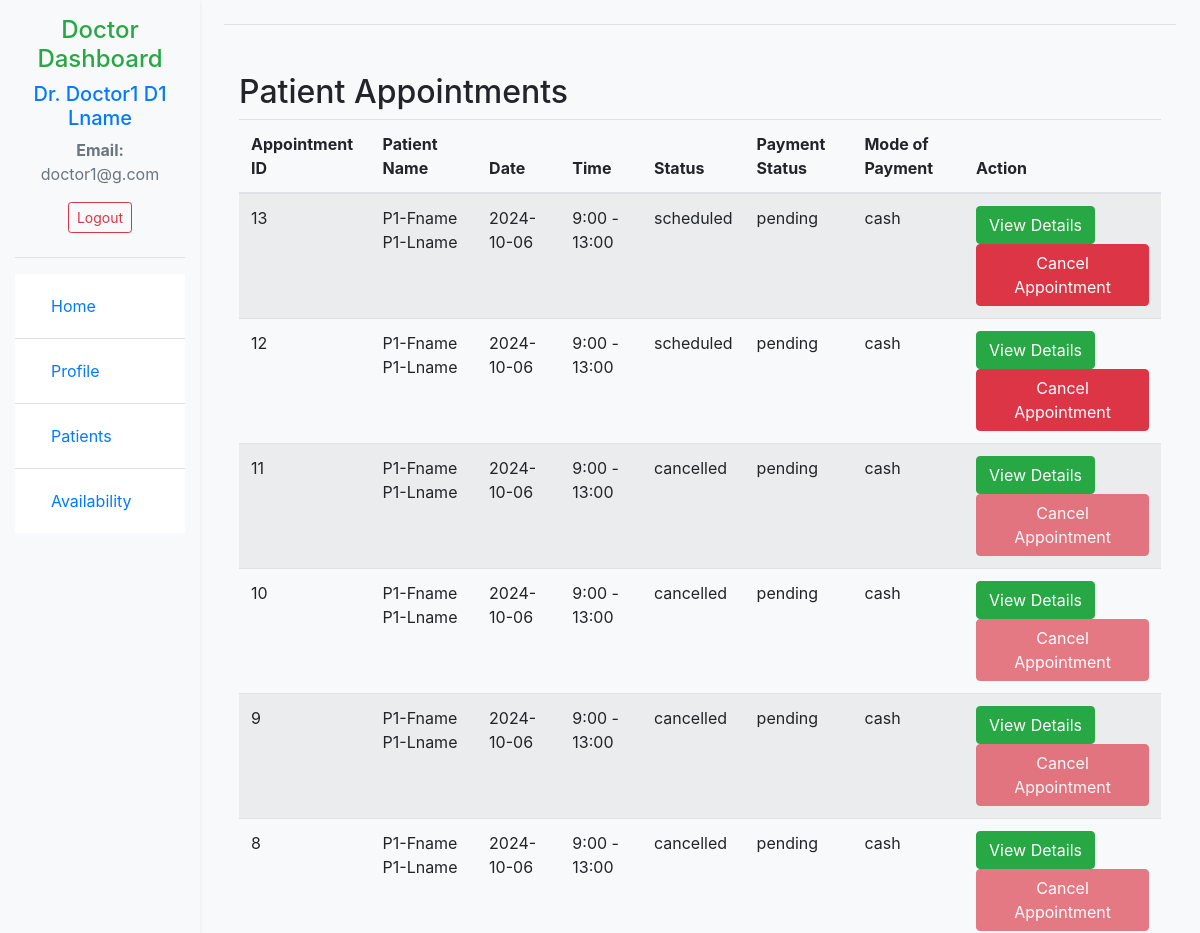
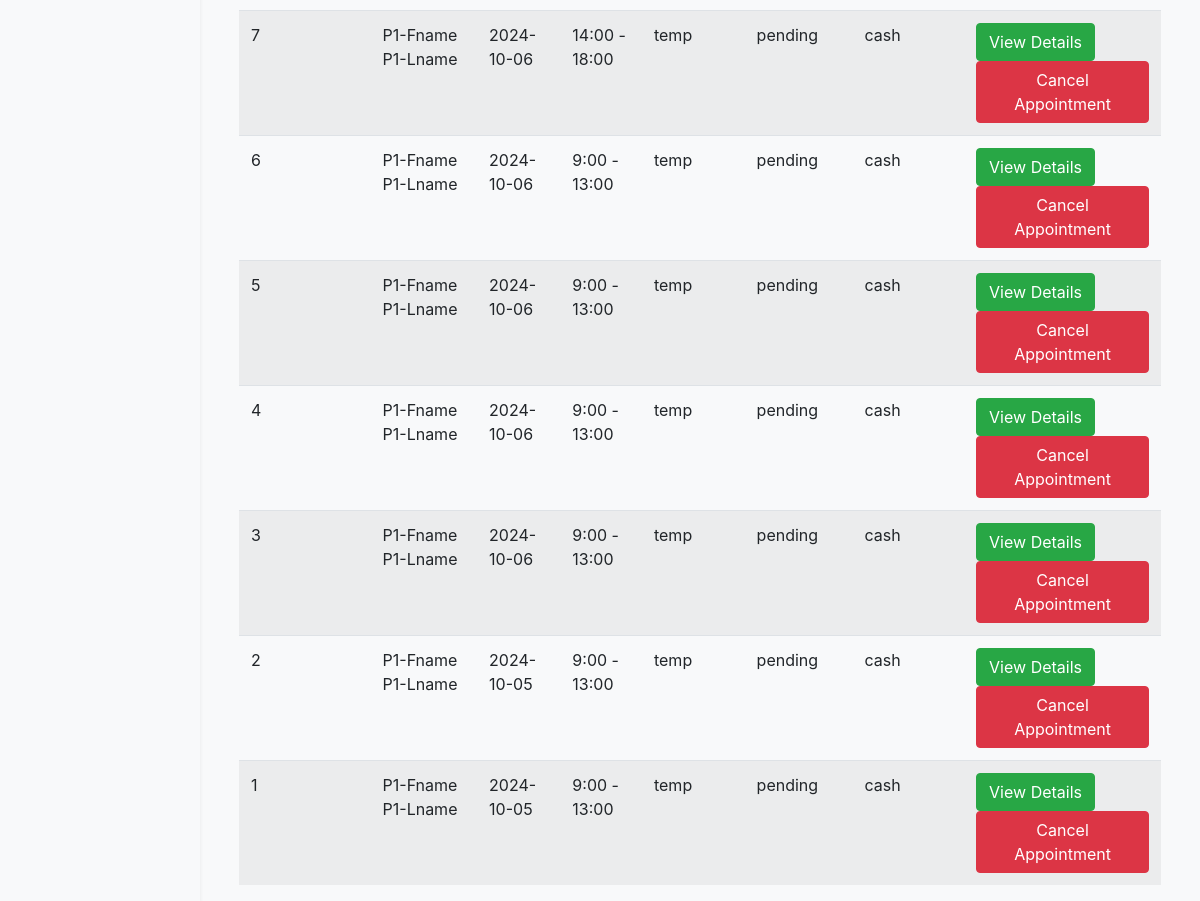
/patient_management/ (signed in), run on an earlier commit of the app's database (2 pictures, top to bottom).
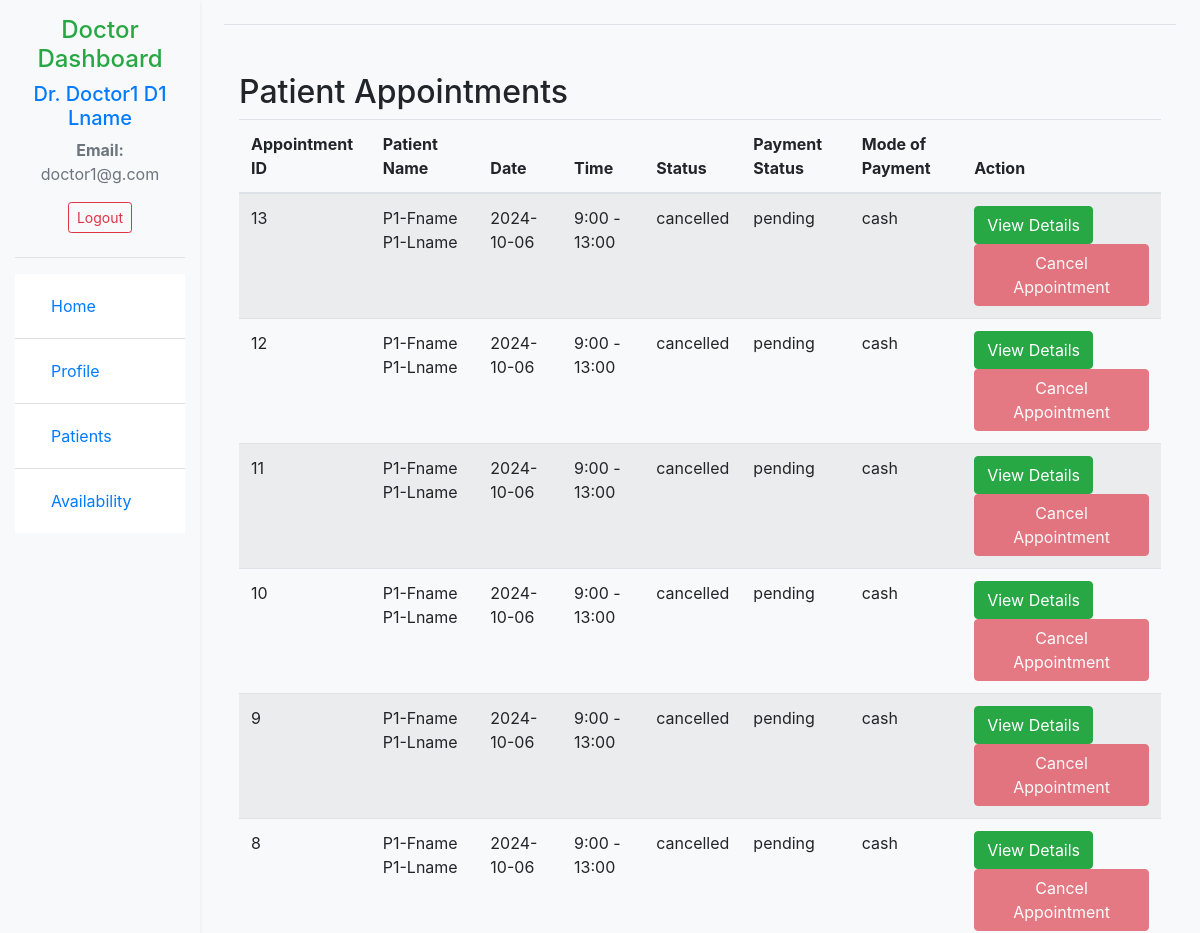
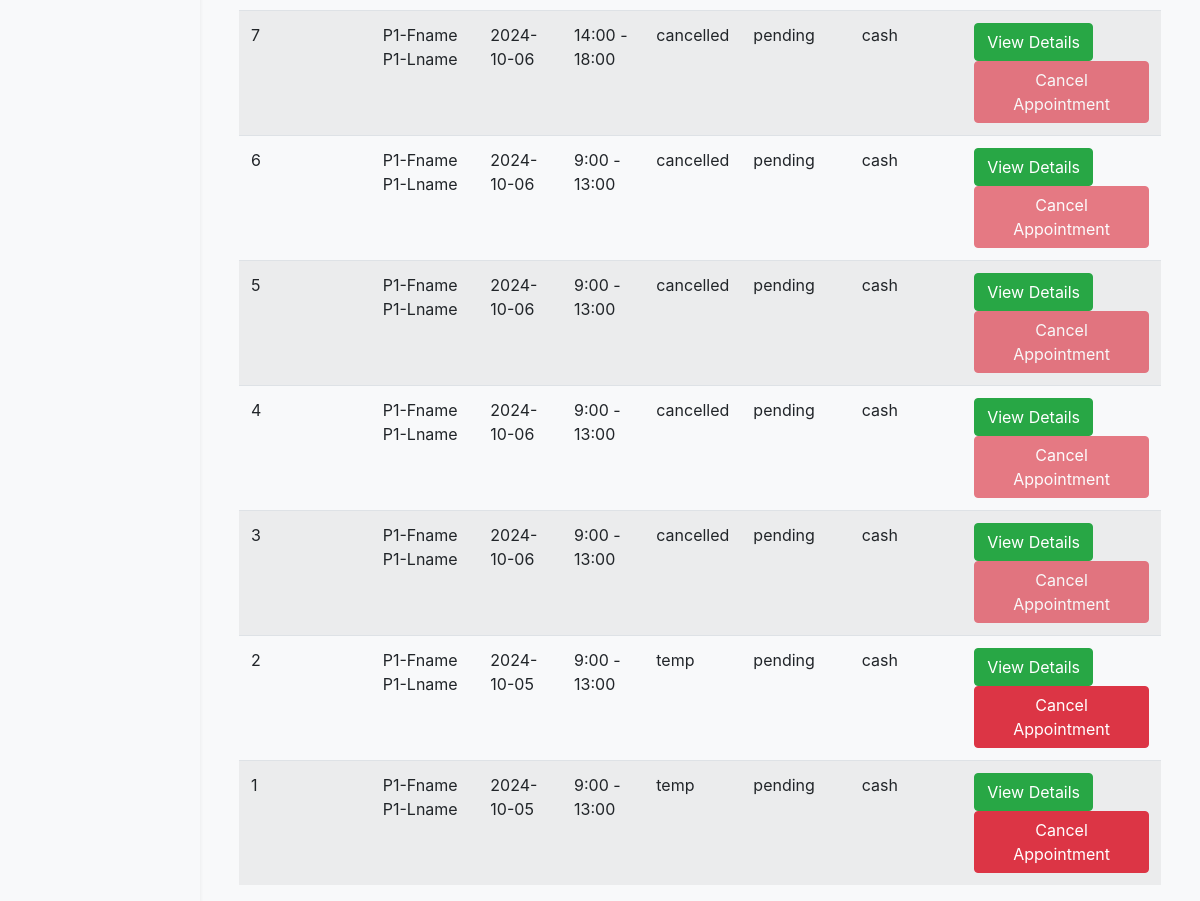
And on a later commit of the database (2 pictures, top to bottom).
### main_app/models.py (models this page shows, shortened)
class Appointment(models.Model):
    STATUS_CHOICES = [
        ('temp', 'Temporary'),
        ('scheduled', 'Scheduled'),
        ('completed', 'Completed'),
        ('cancelled', 'Cancelled'),
        ('no-show', 'No Show'),
    ]
    PAYMENT_CHOICES = [
        ('pending', 'Pending'),
        ('paid', 'Paid'),
        ('cancelled', 'Cancelled'),
        ('refunded', 'Refunded'),
    ]
    MODE_CHOICES = [
        ('cash', 'Cash'),
        ('online', 'Online'),
    ]
    patient = models.ForeignKey(CustomUser, on_delete=models.CASCADE, related_name='patient_appointments')
    doctor = models.ForeignKey(CustomUser, on_delete=models.CASCADE, related_name='doctor_appointments')
    department = models.CharField(max_length=100)
    appointment_date = models.CharField(max_length=20)
    appointment_time = models.CharField(max_length=20)
    status = models.CharField(max_length=20, choices=STATUS_CHOICES, default='temp')
    payment_status = models.CharField(max_length=20, choices=PAYMENT_CHOICES, default='pending')
    mode_of_payment = models.CharField(max_length=50, choices=MODE_CHOICES, default='cash')

### auth_app/models.py (models this page shows, shortened)
class CustomUser(AbstractUser):
    ROLE_CHOICES = [
        ('admin', 'Admin'),
        ('doctor', 'Doctor'),
        ('patient', 'Patient'),
    ]
    GENDER_CHOICES = [
        (1, 'Male'),
        (2, 'Female'),
        (3, 'Other'),
    ]
    blood_group = models.CharField(max_length=3, choices=[
        ('A+', 'A+'),
        ('A-', 'A-'),
        ('B+', 'B+'),
        ('B-', 'B-'),
        ('AB+', 'AB+'),
        ('AB-', 'AB-'),
        ('O+', 'O+'),
        ('O-', 'O-'),
    ], null=True, blank=True)
    first_name = models.CharField(max_length=30)
    last_name = models.CharField(max_length=30)
    role = models.CharField(max_length=10, choices=ROLE_CHOICES)
    email = models.EmailField(unique=True)
    username = models.CharField(max_length=150, blank=True, null=True)
    gender = models.IntegerField(choices=GENDER_CHOICES, null=True, blank=True)
    age = models.IntegerField(null=True, blank=True)
    account_type = models.CharField(max_length=30)
    phone_number = models.CharField(max_length=15, null=True, blank=True)
    USERNAME_FIELD = 'email'
    REQUIRED_FIELDS = ['first_name', 'last_name']
    objects = CustomUserManager()

### main_app/views.py (the view)
# urls.py: path('patient_management/', PatientManagementView.as_view(), name='patient_management'),
class PatientManagementView(LoginRequiredMixin, View):
    template_name = 'patient_management.html'
    def get(self, request):
        appointments = Appointment.objects.filter(doctor=request.user).order_by('-id')
        profile = CustomUser.objects.get(id=request.user.id)
        context = {
            'first_name': profile.first_name,
            'last_name': profile.last_name,
            'appointments': appointments,
            'email': profile.email,
        }
        return render(request, self.template_name, context)

### templates/patient_management.html (shortened to what this page needs)
{% extends 'doctor_dashboard_base.html' %}
{% block content %}
<div class="container mt-5">
<h2>Patient Appointments</h2>
<table class="table table-striped">
    <thead>
        <tr>
            <th>Appointment ID</th>
            <th>Patient Name</th>
            <th>Date</th>
            <th>Time</th>
            <th>Status</th>
            <th>Payment Status</th>
            <th>Mode of Payment</th>
            <th>Action</th>
        </tr>
    </thead>
    <tbody>
        {% for appointment in appointments %}
        <tr>
            <td>{{ appointment.id }}</td>
            <td>{{ appointment.patient.first_name }} {{appointment.patient.last_name}}</td>
            <td>{{ appointment.appointment_date }}</td>
            <td>{{ appointment.appointment_time }}</td>
            <td>{{ appointment.status }}</td>
            <td>{{ appointment.payment_status }}</td>
            <td>{{ appointment.mode_of_payment }}</td>
            <td>
                <a href="view_appointment/?appointment_id={{ appointment.id }}" class="btn btn-success">View Details</a>
                {% if appointment.status != 'cancelled' %}
                    <button class="btn btn-danger">Cancel Appointment</button>
                {% else %}
                    <button class="btn btn-danger" disabled>Cancel Appointment</button>
                {% endif %}
            </td>
        </tr>
        {% endfor %}
    </tbody>
</table>
{% endblock %}

What changed in the data, as far as the page shows it:
changed Appointment id 13: status "scheduled" → "cancelled"
changed Appointment id 12: status "scheduled" → "cancelled"
changed Appointment id 7: status "temp" → "cancelled"
changed Appointment id 6: status "temp" → "cancelled"
changed Appointment id 5: status "temp" → "cancelled"
changed Appointment id 4: status "temp" → "cancelled"
changed Appointment id 3: status "temp" → "cancelled"
